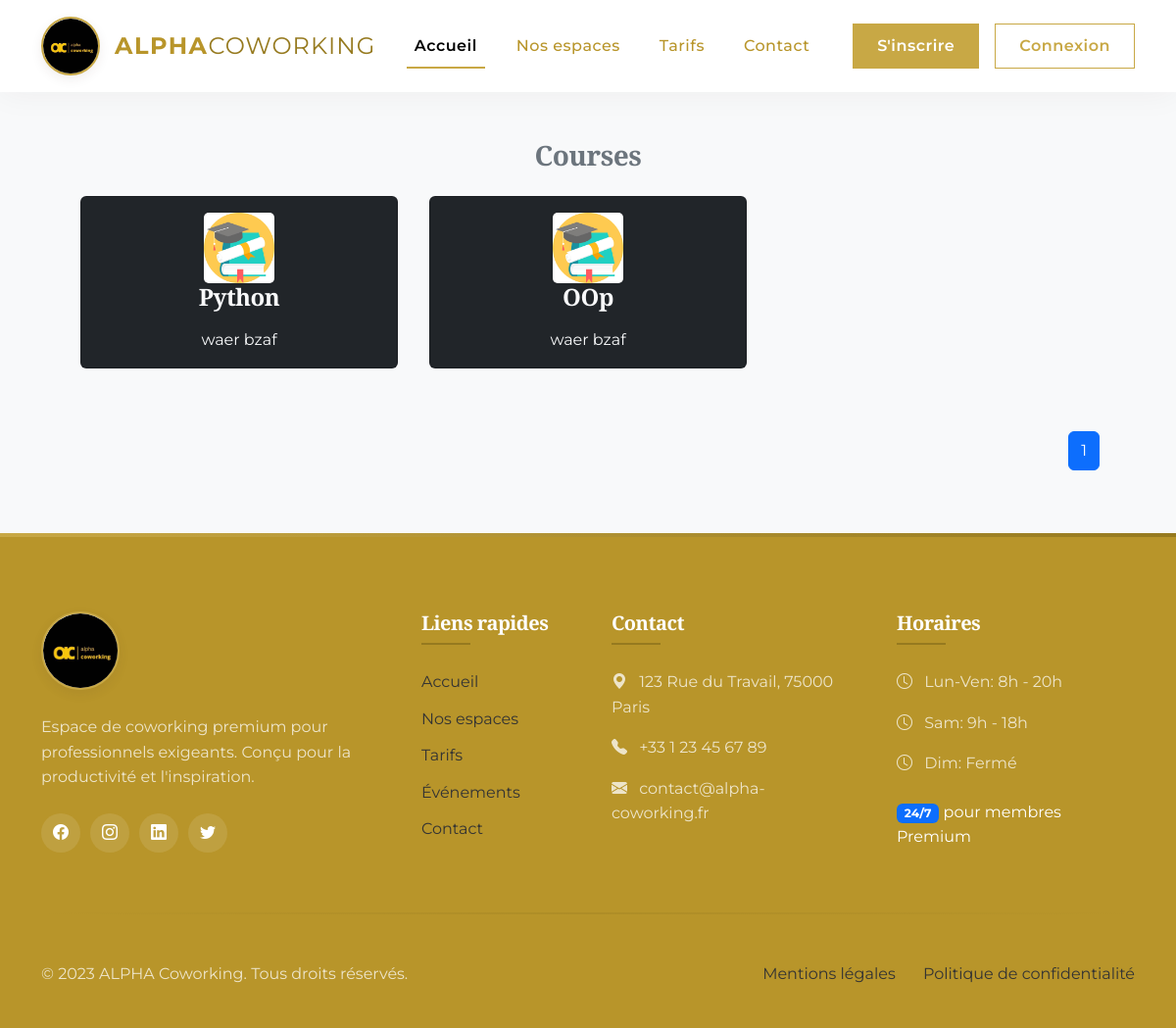
Screenshot of /courses with the database file from the repository.
### pythonic/models.py (models this page shows, shortened)
class Course(db.Model):
    id = db.Column(db.Integer, primary_key=True)
    title = db.Column(db.String(50), unique=True, nullable=False)
    description = db.Column(db.String(150), nullable=False)
    icon = db.Column(db.String(20), nullable=False, default="default_icon.jpg")
    lessons = db.relationship("Lesson", backref="course_name", lazy=True)

### pythonic/courses/routes.py (the view)
@courses_bp.route("/courses")
def courses():
    page = request.args.get("page", 1, type=int)
    courses = Course.query.paginate(page=page, per_page=6)
    return render_template("courses.html", title="Courses", courses=courses)

### pythonic/templates/courses.html
{% extends "layout.html"%}
{% block content %}
<section class="bg-ligh">
    <div class="container p-5">
        <h3 class="text-center text-secondary" id='learn'>Courses</h3>
        <div class="row">
            {% for course in courses.items %}
            <div class="col-sm-12 col-md-6 col-lg-4 p-3 d-flex align-items-stretch">
                <a href="{{url_for('courses.course', course_title=course.title)}}" class="text-decoration-none">
                    <div class="card bg-dark text-light h-100">
                        <div class="card-body text-center">
                            <img src="{{url_for('static', filename='course_icons/'+course.icon)}}" alt=""
                                class="card-img w-25">
                            <h4 class="card-title mb-3">
                                {{course.title}}
                            </h4>
                            <p class="card-text">{{course.description}}</p>
                        </div>
                    </div>
                </a>
            </div>
            {% endfor %}
            <nav class="mt-5" aria-label="...">
                <ul class="pagination" style="display: flex; justify-content: flex-end">
                    {% for page_num in courses.iter_pages(left_edge=1, right_edge=1, left_current=1, right_current=2) %}
                    {% if page_num %}
                    {% if courses.page == page_num %}
                    <li class="page-item active">
                        <a href="{{url_for('courses.courses', page=page_num)}}" class="page-link">{{page_num}}</a>
                    </li>
                    {%else%}
                    <li class="page-item">
                        <a href="{{url_for('courses.courses', page=page_num)}}" class="page-link">{{page_num}}</a>
                    </li>
                    {%endif%}
                    {% else %}
                    ...
                    {% endif %}
                    {% endfor %}
                </ul>
            </nav>
        </div>
    </div>
</section>
{% endblock content %}

### pythonic/templates/layout.html (style rules this page uses)
:root { --marron-fonce: #B8952A; --marron-dore: #C8A845; --marron-clair: #967A1F; --beige: #333333; --beige-clair: #F8F9FA; --blanc: #FFFFFF; --noir: #212121; --transition: all 0.4s cubic-bezier(0.645, 0.045, 0.355, 1); }
body { font-family: 'Montserrat', sans-serif; background-color: var(--beige-clair); color: var(--noir); overflow-x: hidden; line-height: 1.6; }
h1, h2, h3, h4, h5, .display-1, .display-2, .display-3 { font-family: 'Playfair Display', serif; font-weight: 600; color: var(--marron-fonce); letter-spacing: -0.5px; }

### rows the page displays
Course: icon (placeholder picture), title "Python", description "waer bzaf"
Course: icon (placeholder picture), title "OOp", description "waer bzaf"

### other values shown
{{ page_num }} "1"
